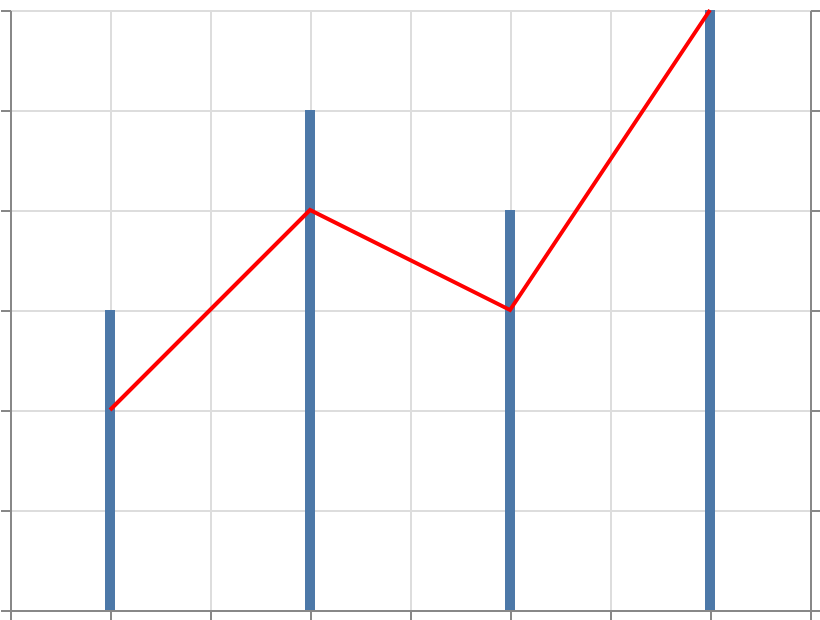

Describe this chart as a Vega-Lite specification.
### Vega-Lite specification from a JSON file in a GitHub repository (floating-point values rounded to 4 significant figures)
{"$schema": "https://vega.github.io/schema/vega-lite/v6.json", "width": 400, "height": 300, "padding": 5, "autosize": "none", "data": {"name": "table", "values": [{"x": 1, "y": 3, "z": 100}, {"x": 2, "y": 5, "z": 200}, {"x": 3, "y": 4, "z": 150}, {"x": 4, "y": 6, "z": 300}]}, "layer": [{"mark": "bar", "encoding": {"x": {"field": "x", "type": "quantitative"}, "y": {"field": "y", "type": "quantitative"}}}, {"mark": "line", "encoding": {"x": {"field": "x", "type": "quantitative"}, "y": {"field": "z", "type": "quantitative"}, "color": {"value": "red"}}}], "resolve": {"scale": {"y": "independent"}}}
